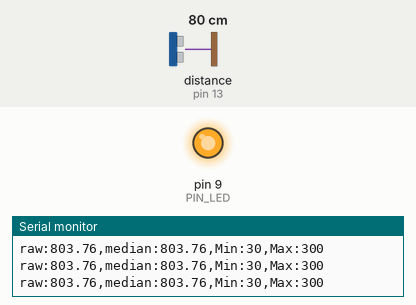
The sketch below on a simulated Arduino Uno, built with avr-gcc and run on an emulated ATmega328P. Shown: output pins drawn as LEDs (lit = HIGH), the last lines printed to the serial monitor. Wiring (inferred from the names in the program): ultrasonic range finder: trigger pin 12; echo pin 13. Inputs (shaded band) come from the test bench; at power-on: distance to the obstacle (sensor on pin 13) 80 cm. The echo pulse lasts 58.3 µs per cm; pins used as bus, display or sensor lines are not drawn.

Above: at 1.2 s.
1.3 s: distance to the obstacle (sensor on pin 13) set to 33 cm
2.8 s: distance to the obstacle (sensor on pin 13) set to 27 cm
At 3.2 s:
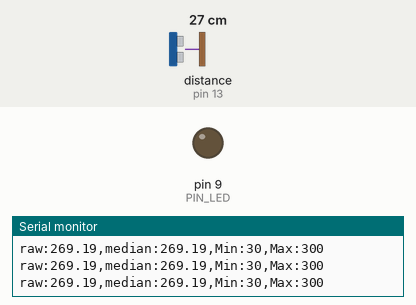
4.3 s: distance to the obstacle (sensor on pin 13) set to 2 cm
At 5.5 s:
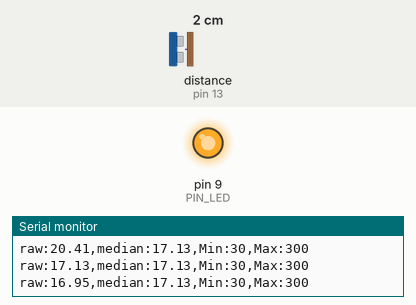
5.8 s: distance to the obstacle (sensor on pin 13) set to 5 cm
At 6.9 s:
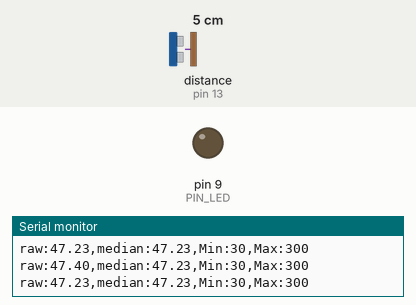
Timing chart, 0 to 8.3 s (numbered marks = the images above; inputs shaded):
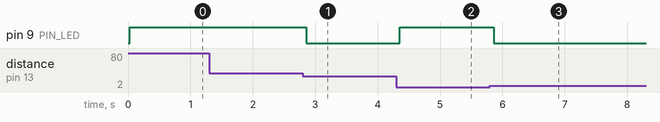

The sketch:

09_example_1.ino
```cpp
/*
 * Distance Measurement with Median Filter
 * HC-SR04 Ultrasonic Sensor
 */

// 핀 정의
#define PIN_TRIG 12         // Trig 핀
#define PIN_ECHO 13         // Echo 핀
#define PIN_LED 9           // LED 핀
#define TRIG PIN_TRIG
#define ECHO PIN_ECHO

// 상수 정의
#define SND_VEL 346.0       // sound velocity at 24 celsius degree (unit: m/sec)
#define INTERVAL 25         // sampling interval (unit: msec)
#define PULSE_DURATION 10   // minimum pulse duration (unit: usec)

#define _DIST_MIN 30         // minimum distance to be measured (unit: mm)
#define _DIST_MAX 300       // maximum distance to be measured (unit: mm)

#define TIMEOUT ((INTERVAL / 2) * 1000.0) // maximum echo waiting time (unit: usec)
#define SCALE (0.001 * 0.5 * SND_VEL)     // coefficient to convert duration to distance

// 중위수 필터 변수
#define N_MEDIAN 5                    // 윈도우 크기 N (샘플 개수)
float dist_samples[N_MEDIAN];           // N개의 raw 거리를 저장할 배열
int sample_index = 0;                    // 순환 버퍼의 현재 인덱스
int sample_count = 0;                    // 현재까지 저장된 유효 샘플 수

// 상태 변수
unsigned long last_sampling_time = 0;   // unit: msec
float dist_median;

// 함수 선언
float getDistance_mm(void);
void bubbleSort(float arr[], int n);
float calculateMedian(float arr[], int n);

//  1. 측정 함수
float getDistance_mm(void) {
    digitalWrite(TRIG, HIGH);
    delayMicroseconds(PULSE_DURATION);
    digitalWrite(TRIG, LOW);

    return pulseIn(ECHO, HIGH, TIMEOUT) * SCALE; // unit: mm
}

// 2. 정렬 함수 (버블 정렬)
void bubbleSort(float arr[], int n) {
    for (int i = 0; i < n - 1; i++) {
        for (int j = 0; j < n - i - 1; j++) {
            if (arr[j] > arr[j + 1]) {
                // swap arr[j] and arr[j+1]
                float temp = arr[j];
                arr[j] = arr[j + 1];
                arr[j + 1] = temp;
            }
        }
    }
}

// 3. 중위수 계산 함수
float calculateMedian(float arr[], int n) {
    if (n == 0) return 0.0;

    float temp_arr[N_MEDIAN];
    for (int i = 0; i < n; i++) {
        temp_arr[i] = arr[i];
    }

    bubbleSort(temp_arr, n);

    if (n % 2 != 0) {
        return temp_arr[n / 2];
    } else {
        return (temp_arr[n / 2 - 1] + temp_arr[n / 2]) / 2.0;
    }
}

// 4. SETUP 함수
void setup() {
    pinMode(PIN_LED, OUTPUT);
    pinMode(PIN_TRIG, OUTPUT);
    pinMode(PIN_ECHO, INPUT);
    digitalWrite(PIN_TRIG, LOW);

    Serial.begin(57600);

    for (int i = 0; i < N_MEDIAN; i++) {
        dist_samples[i] = _DIST_MAX;
    }

    last_sampling_time = millis();
}

// 5. LOOP 함수
void loop() {
    float dist_raw;

    if (millis() < last_sampling_time + INTERVAL)
        return;

    last_sampling_time = millis();

    dist_raw = getDistance_mm();

    dist_samples[sample_index] = dist_raw;
    sample_index = (sample_index + 1) % N_MEDIAN;

    if (sample_count < N_MEDIAN) {
        sample_count++;
    }

    dist_median = calculateMedian(dist_samples, sample_count);

    if ((dist_median < _DIST_MIN) || (dist_median > _DIST_MAX))
        digitalWrite(PIN_LED, HIGH);
    else
        digitalWrite(PIN_LED, LOW);

    Serial.print("raw:");       Serial.print(dist_raw);
    Serial.print(",median:");   Serial.print(dist_median);
    Serial.print(",Min:");      Serial.print(_DIST_MIN);
    Serial.print(",Max:");      Serial.print(_DIST_MAX);
    Serial.println();
}
```

Measured:
- the behaviour switches between 31 and 30 cm on distance to the obstacle (sensor on pin 13) (found by bisection; images 0 and 1)
- the behaviour switches between 3 and 4 cm on distance to the obstacle (sensor on pin 13) (found by bisection; images 2 and 3)
- after the input at 2.8 s, pin 9 (PIN_LED): HIGH → LOW after 0.06 s
- after the input at 4.3 s, pin 9 (PIN_LED): LOW → HIGH after 0.06 s
- after the input at 5.8 s, pin 9 (PIN_LED): HIGH → LOW after 0.06 s
